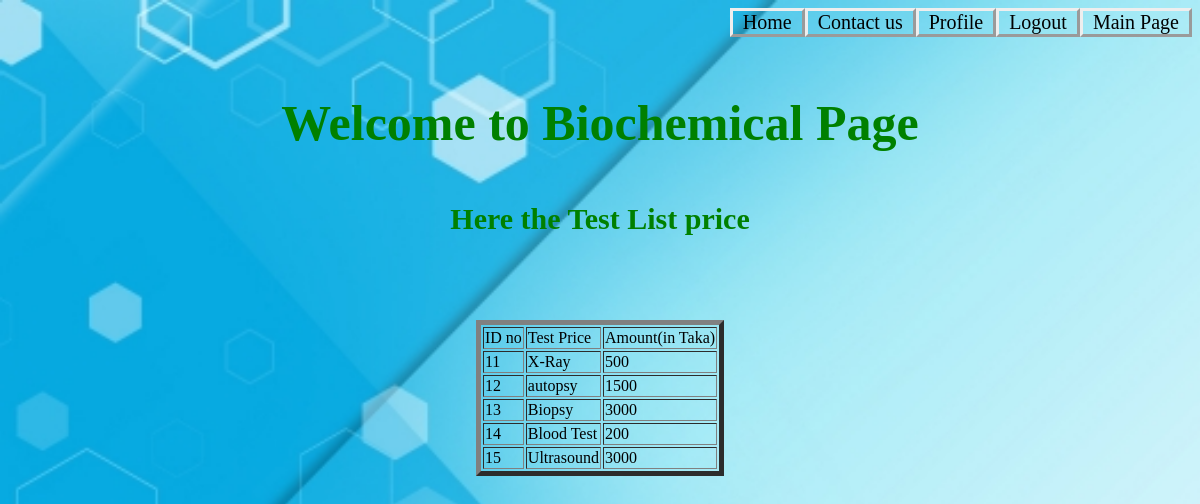
Page /Patient/View/ViewTestPriceList.php (signed in) on the committed database.
### tables this page shows
CREATE TABLE `testprice` (
  `Id` int(100) NOT NULL,
  `TestName` text NOT NULL,
  `Price` text NOT NULL
);

### Patient/Model/doctorsdb.php (called while the page is built, shortened)
<?php
class doctorsdb{
function TestPriceList($conn){
    $result = $conn->query("SELECT * FROM  testprice");
    return $result;
}
}
 ?>

### Patient/View/ViewTestPriceList.php (the view, shortened to what this page needs)
<?php
include_once("Nav2.php");
include("../Model/doctorsdb.php");
?>
<html>
<head>
<body>
<b><center>	 <p style="color:green;font-size:50px;">Welcome to Biochemical Page</p>
	          <p style="color:green;font-size:30px;">Here the Test List price</p> </br></br>
</Center></b><br>
	<center>
	<table border="5px">
		<tr>
			<td>ID no </td>
			<td>Test Price</td>
			<td>Amount(in Taka)</td>
		</tr>
		<?php
			$connection = new doctorsdb();
			$conobj=$connection->OpenCon();
			$userQuery=$connection->TestPriceList($conobj);
			if ($userQuery->num_rows > 0) {
				while($row = $userQuery->fetch_assoc()) {
					echo "<tr>";
					echo "<td>".$row["Id"]."</td>";
					echo "<td>".$row["TestName"]."</td>";
					echo "<td>".$row["Price"]."</td>";
					echo "</tr>";
				}
			}
?>
	</table>
</center>
</html>

### Patient/View/Nav2.php (shortened to what this page needs)
<html>
<head>
</head>
<body>
<ul>
<a href="../../mainpage.php" class="nav-btn">&nbsp Main Page &nbsp</a>
                <a href="../Controller/Logout.php" class="nav-btn">&nbsp Logout &nbsp</a>
                <a href="UpdateProfile.php" class="nav-btn">&nbsp Profile &nbsp</a>
                <a href="contact.php" class="nav-btn">&nbsp Contact us &nbsp</a>
                <a href="PatientHome.php" class="nav-btn">&nbsp Home &nbsp</a>
                <br><br>
  </ul>
</body>
</html>

### Patient/View/Nav2.php (style rules this page uses)
a { text-decoration:none; font-size:20px; color:black; border-style:outset; }
a.nav-btn { float:right; }

### Patient/View/ViewTestPriceList.php (style rules this page uses)
body { background-image: url('../image/23.jpg'); background-repeat: no-repeat; background-attachment: fixed; background-size: cover; }

### rows in the picture
testprice: Id "11", TestName "X-Ray", Price "500"
testprice: Id "12", TestName "autopsy", Price "1500"
testprice: Id "13", TestName "Biopsy", Price "3000"
testprice: Id "14", TestName "Blood Test", Price "200"
testprice: Id "15", TestName "Ultrasound", Price "3000"
